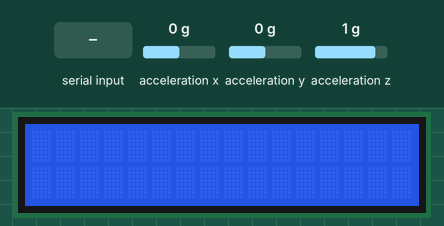
Recording of a program running on a simulated Raspberry Pi (BCM pin numbers). Parts: 16×2 character LCD. The inputs (shaded band) are chosen by the test bench; at power-on: acceleration x 0 g, acceleration y 0 g, acceleration z 1 g. Library files of the repository ran but are not shown: I2C_driver.py; what the program prints to the terminal is not drawn.

Above: at 1.4 s.
1.5 s: "1" typed at the terminal, then Enter
3.0 s: "q" typed at the terminal, then Enter
At 4.2 s:
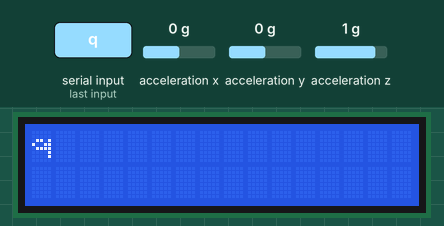
4.5 s: "2" typed at the terminal, then Enter
Timing chart, 0 to 7.5 s (numbered marks = the images above; inputs shaded):
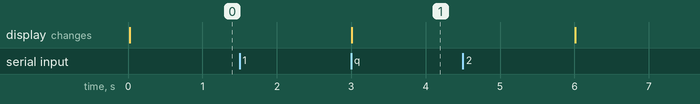

The program:

I2C_mix_libV.py
```python
# smbus library
import smbus
import I2C_driver as LCD
import time
# time library

mylcd = LCD.lcd()

bus = smbus.SMBus(1)

address = 0x53

x_adr = 0x32
y_adr = 0x34
z_adr = 0x36

def init_ADXL345():
        bus.write_byte_data(address, 0x2D, 0x08)

# data measure
def measure_acc(adr):
    acc0 = bus.read_byte_data(address, adr)

    acc1 = bus.read_byte_data(address, adr + 1)

    acc = (acc1 << 8) + acc0

    if acc > 0x1FF:
        acc = (65536 - acc) * -1

    acc = acc * 3.9 / 1000

    return acc

def main():
    init_ADXL345()

    while 1:
        KeyboardInput=input('Select Num: ')

        if KeyboardInput == '1':
            CharInput = input('Char Input : ')
            mylcd.lcd_display_string(CharInput,1)
            time.sleep(3)
            mylcd.lcd_clear()

        elif KeyboardInput == '2':
            for i in range(3):
                x_acc = measure_acc(x_adr)
                y_acc = measure_acc(y_adr)
                z_acc = measure_acc(z_adr)

                print ('X = %2.2f' % x_acc, '[g], Y = %2.2f' % y_acc, '[g], Z = %2.2f' % z_acc, '[g]')

                time.sleep(1)

        elif KeyboardInput == 'q':
            print('END')
            break

        else:
            print('Input Error')


if __name__ == '__main__':
    main()
```

Measured:
- after the input at 1.5 s, every drawn part: stays the same
- after the input at 3.0 s, the display: changes at once (image 1)
